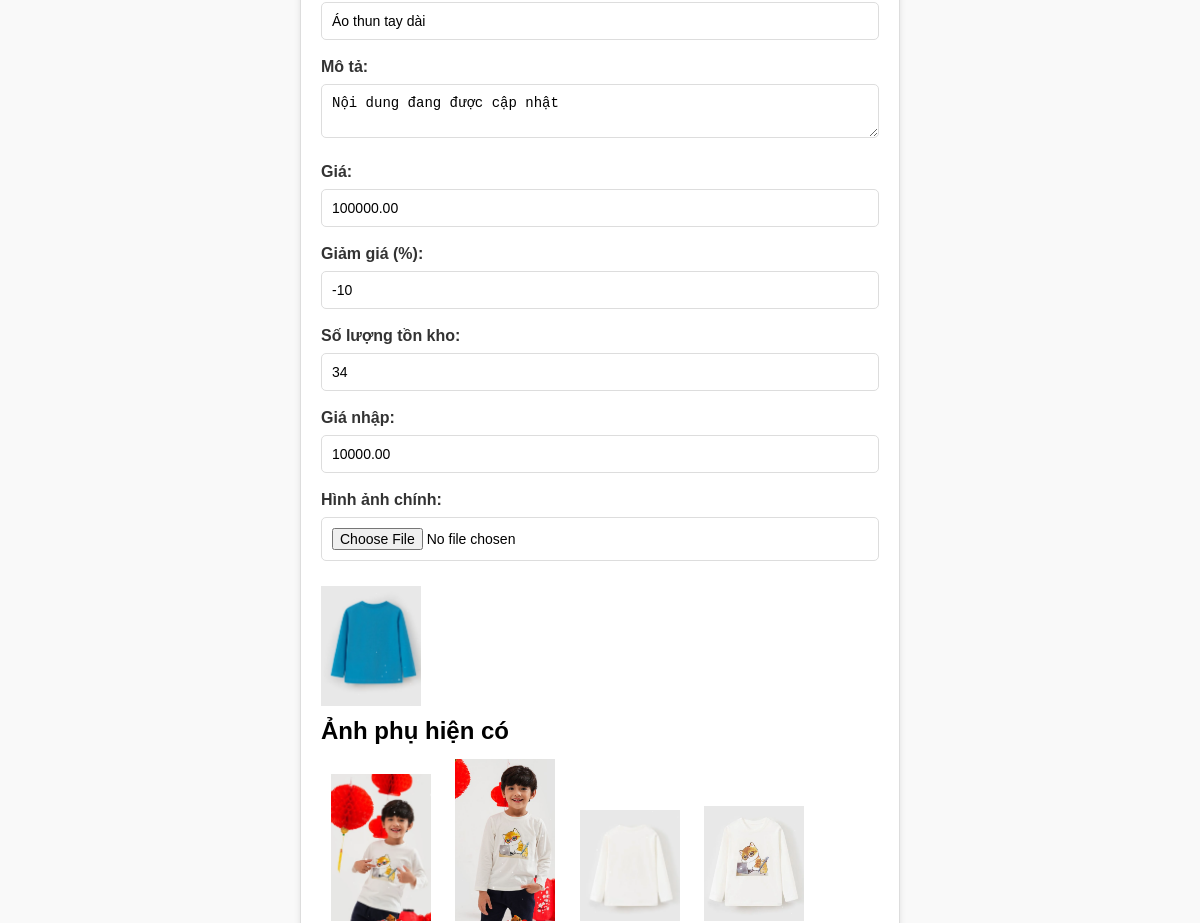
The app's page /admin/edit_product.php?id=1 (signed in, middle part), older data.
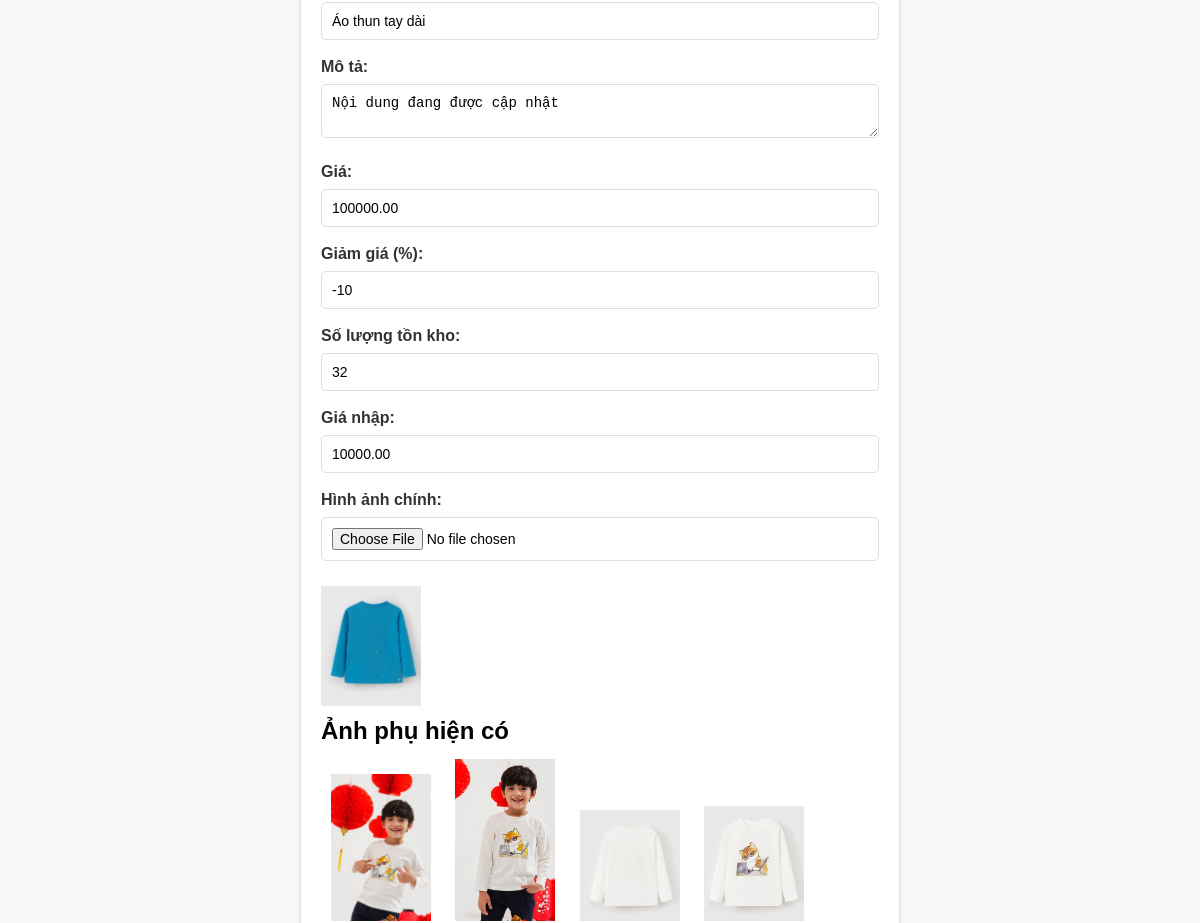
The same page, newer data.
### tables this page shows
CREATE TABLE `products` (
  `id` int(11) NOT NULL,
  `product_code` varchar(50) NOT NULL,
  `category` varchar(50) NOT NULL,
  `category_name` varchar(50) NOT NULL,
  `name` varchar(255) NOT NULL,
  `image` varchar(255) NOT NULL,
  `description` text NOT NULL,
  `price` decimal(10,2) NOT NULL,
  `created_at` timestamp NOT NULL DEFAULT current_timestamp(),
  `sale_percentage` int(11) DEFAULT 0,
  `stock` int(11) DEFAULT 50,
  `cost_price` decimal(10,2) DEFAULT NULL,
  `sale_price` decimal(10,2) DEFAULT NULL,
  `sold_quantity` int(11) DEFAULT 0
);

### admin/edit_product.php (the view, shortened to what this page needs)
<?php
require '../db.php';
$product_id = isset($_GET['id']) ? intval($_GET['id']) : 0;
$stmt = $pdo->prepare("SELECT * FROM products WHERE id = ?");
$stmt->execute([$product_id]);
$product = $stmt->fetch(PDO::FETCH_ASSOC);
$img_stmt = $pdo->prepare("SELECT * FROM product_images WHERE product_id = ?");
$img_stmt->execute([$product_id]);
$additional_images = $img_stmt->fetchAll(PDO::FETCH_ASSOC);
?>
<!DOCTYPE html>
<html lang="en">
<head>
    <link rel="stylesheet" href="../css/admin.css">
</head>
<body>
    <form action="" method="POST" enctype="multipart/form-data">
        <input type="text" id="name" name="name" value="<?php echo htmlspecialchars($product['name']); ?>" required>
        <label for="description">Mô tả:</label>
        <textarea id="description" name="description" required><?php echo htmlspecialchars($product['description']); ?></textarea>
        <label for="price">Giá:</label>
        <input type="number" id="price" name="price" value="<?php echo htmlspecialchars($product['price']); ?>" required>
        <label for="sale_percentage">Giảm giá (%):</label>
        <input type="number" id="sale_percentage" name="sale_percentage" value="<?php echo htmlspecialchars($product['sale_percentage']); ?>" required>
        <label for="stock">Số lượng tồn kho:</label>
        <input type="number" id="stock" name="stock" value="<?php echo htmlspecialchars($product['stock']); ?>" required>
        <label for="cost_price">Giá nhập:</label>
        <input type="number" id="cost_price" name="cost_price" value="<?php echo htmlspecialchars($product['cost_price']); ?>" required>
        <label for="image">Hình ảnh chính:</label>
        <input type="file" id="image" name="image">
        <div style="margin-top:10px;">
            <img src="../uploads/<?php echo htmlspecialchars($product['image']); ?>" alt="Hình ảnh sản phẩm" style="max-width: 100px;">
        </div>
        <h2>Ảnh phụ hiện có</h2>
        <?php if (!empty($additional_images)): ?>
            <div class="additional-images">
                <?php foreach ($additional_images as $img): ?>
                    <div style="display:inline-block; margin:10px;">
                        <img src="../uploads/<?php echo htmlspecialchars($img['image_path']); ?>" alt="" style="width:100px;"><br>
                    </div>
                <?php endforeach; ?>
            </div>
        <?php else: ?>
            <p>Không có ảnh phụ.</p>
        <?php endif; ?>
    </form>
</body>
</html>

Row changes from the older to the newer data that the page shows:
changed products "Áo thun tay dài": stock "34" → "32"
